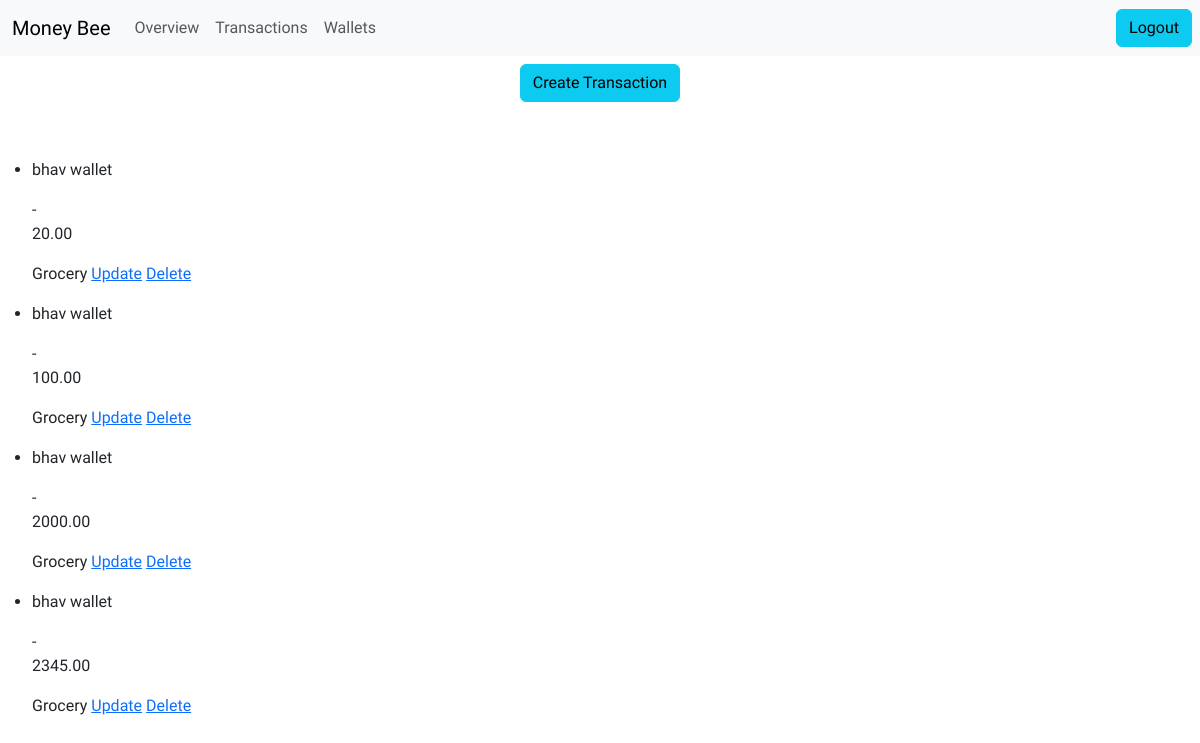
The app's page /personal/transactions, older data.
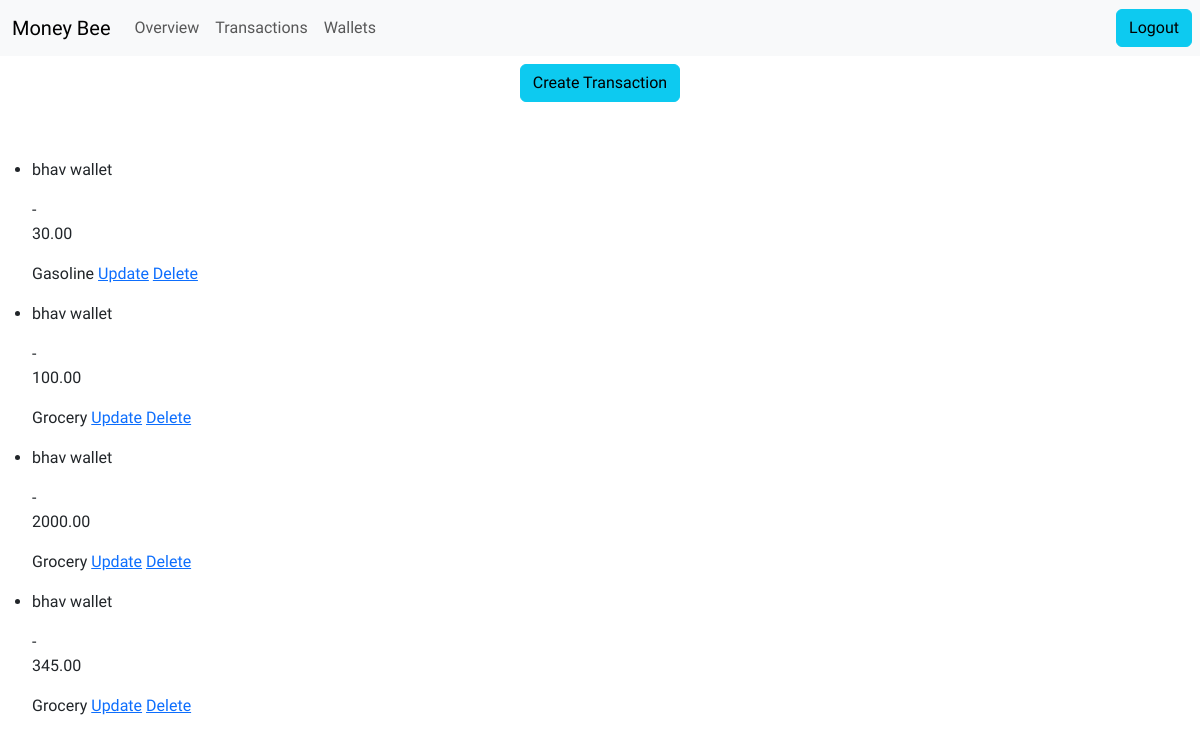
The same page, newer data.
### expense_tracker/models.py (models this page shows, shortened)
class Transaction(models.Model):
    wallet = models.ForeignKey(
        Wallet, on_delete=models.CASCADE
    )  # One-to-many link to Wallet
    category = models.ForeignKey(
        Category, on_delete=models.SET_NULL, null=True
    )  # Many-to-one link to Category
    amount = models.DecimalField(max_digits=10, decimal_places=2)  # Transaction amount
    date = models.DateField()  # Transaction date
    is_income = models.BooleanField(default=False)
    user=models.ForeignKey(User, on_delete=models.CASCADE)

class Wallet(models.Model):
    user = models.ForeignKey(
        User, on_delete=models.CASCADE
    )  # Link to the user's account
    name = models.CharField(max_length=100, default="default wallet")  # Wallet name
    balance = models.DecimalField(
        max_digits=10, decimal_places=2, default=0.00
    )  # Initial balance
    class Meta:
        unique_together = [('user', 'name')]
    def __str__(self):
        return f"{self.name}"  # For readable display

class Category(models.Model):
    name = models.CharField(max_length=100, unique=True)  # Unique category name
    def __str__(self):
        return self.name  # For readable display

### expense_tracker/views.py (the view)
# urls.py: path('personal/transactions',views.ListTransaction.as_view(),name="list_transaction"),
class ListTransaction(ListView):
    model = Transaction
    context_object_name="transactions"

### expense_tracker/templates/expense_tracker/transaction_list.html (shortened to what this page needs)
{% extends "expense_tracker/personal_home.html" %}
{% block content %}
<div class="container-fluid text-center align-items-center py-2">
    <div>
    <a href={% url 'create_transaction'  %} class="btn btn-info mb-5">Create Transaction</a>
</div>
</div>
<ul>
        {% for transaction in transactions %}
            <li>
                <p>{{ transaction.wallet }}</p> - <p>{{ transaction.amount }}</p> <p>{{ transaction.category }}
                <a href="{% url 'update_transaction' transaction.pk %}">Update</a>
                <a href="{% url 'delete_transaction' transaction.pk %}">Delete</a>
            </li>
        {% endfor %}
    </ul>
{% endblock %}

### expense_tracker/templates/expense_tracker/personal_home.html (shortened to what this page needs)
{% extends "base.html" %}
{% load static %}
{% block css_files %}
<link rel="stylesheet" href="{% static "expense_tracker/add_btn.css" %}"><link rel="stylesheet" href="https://fonts.googleapis.com/css2?family=Material+Symbols+Outlined:opsz,wght,FILL,GRAD@24,500,0,200" />
<link rel="stylesheet" href="{% static "expense_tracker/add_btn.css" %}">
{% endblock %}
{% block navbar%}
<div class="container-fluid">
    <a class="navbar-brand" href="#">Money Bee</a>
    <div class="collapse navbar-collapse" id="navbarSupportedContent">
        <ul class="navbar-nav  mb-2 mb-lg-0 ">
            <li class="nav-item">
                <a class="nav-link {% block overview %}{% endblock %}" aria-current="page" href="{% url 'overview' %}">Overview</a>
            </li>
        </ul>
        <ul class="navbar-nav  mb-2 mb-lg-0 ">
            <li class="nav-item">
                <a class="nav-link {% block transactions %}{% endblock %}" aria-current="page" href="{% url 'list_transaction' %}">Transactions</a>
            </li>
        </ul>
        <ul class="navbar-nav  mb-2 mb-lg-0 ">
            <li class="nav-item">
                <a class="nav-link {% block wallets %}{% endblock %}" aria-current="page" href="{% url 'wallets' %}">Wallets</a>
            </li>
        </ul>
    </div>
</div>
<ul class="navbar-nav  mb-2 mb-lg-0 ">
    <li class="nav-item">
        <form method="post" action="{% url 'logout' %}">
          <button type="submit" class="btn btn-info mx-2">Logout</button>
      </form>
      </li>
</ul>
{% endblock %}

### templates/base.html (shortened to what this page needs)
{% load static %}
<!DOCTYPE html>
<html lang="en">
<head>
    <link href="https://cdn.jsdelivr.net/npm/bootstrap@5.3.3/dist/css/bootstrap.min.css" rel="stylesheet"
>
    <link rel="stylesheet" href="{% static "expense_tracker/base.css" %}">
    {% block css_files %}{% endblock %}
</head>
<body>
    <header>
        <nav class="navbar navbar-expand-lg bg-body-tertiary">
            {% block navbar %}{% endblock %}
        </nav>
    </header>
    <main>
        {% block content %}{% endblock %}
    </main>
</body>
</html>

### expense_tracker/static/expense_tracker/base.css (style rules this page uses)
:root { --font-source-sans: "Source Sans 3", sans-serif; --font-libre-baskerville: "Libre Baskerville", serif; }
body { font-family: var(--font-source-sans); }
*, *::before, *::after { box-sizing: border-box; }
h4, h5, h6, p { font-family: var(--font-source-sans); }
.navbar-nav .nav-link { position: relative; transition: all 0.3s ease-in-out; }

Row changes from the older to the newer data that the page shows:
changed Transaction: amount "20.00" → "30.00"; category "Grocery" → "Gasoline"
changed Transaction (number 4 of 4 on the later page): amount "2345.00" → "345.00"
